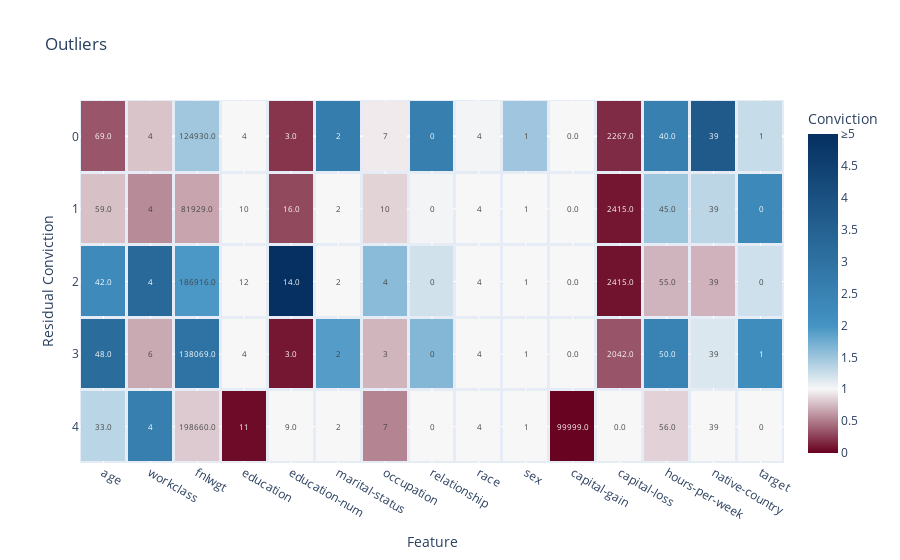

The notebook cell saved with this chart:
### Code cell
fig = plot_anomalies(outliers, case_feature_residual_convictions, title="Outliers", yaxis_title="Residual Conviction")
fig.show(width=1750, height=750)

### Figure 1 — Plotly figure (JSON) as saved in the notebook; plotly's stock layout.template omitted (floating-point values rounded to 4 significant figures)
{"data": [{"coloraxis": "coloraxis", "hovertemplate": "Conviction=%{z}", "name": "Outliers", "text": [["69.0", "4", "124930.0", "4", "3.0", "2", "7", "0", "4", "1", "0.0", "2267.0", "40.0", "39", "1", "0.047538061200035224", "164", "1fa29d55-96d0-4a65-a0bc-b98a590fd8c9", "177.2565959404029", "outlier"], ["59.0", "4", "81929.0", "10", "16.0", "2", "10", "0", "4", "1", "0.0", "2415.0", "45.0", "39", "0", "0.05123769413913581", "175", "1fa29d55-96d0-4a65-a0bc-b98a590fd8c9", "169.47900524005394", "outlier"], ["42.0", "4", "186916.0", "12", "14.0", "2", "4", "0", "4", "1", "0.0", "2415.0", "55.0", "39", "0", "0.06384317250620855", "768", "1fa29d55-96d0-4a65-a0bc-b98a590fd8c9", "141.8392722256048", "outlier"], ["48.0", "6", "138069.0", "4", "3.0", "2", "3", "0", "4", "1", "0.0", "2042.0", "50.0", "39", "1", "0.06715018763949228", "47", "1fa29d55-96d0-4a65-a0bc-b98a590fd8c9", "135.81707765604386", "outlier"], ["33.0", "4", "198660.0", "11", "9.0", "2", "7", "0", "4", "1", "99999.0", "0.0", "56.0", "39", "0", "0.069890649664686", "983", "1fa29d55-96d0-4a65-a0bc-b98a590fd8c9", "132.79929631247978", "outlier"]], "texttemplate": "%{text}", "type": "heatmap", "x": ["age", "workclass", "fnlwgt", "education", "education-num", "marital-status", "occupation", "relationship", "race", "sex", "capital-gain", "capital-loss", "hours-per-week", "native-country", "target"], "xgap": 3, "y": [0, 1, 2, 3, 4], "ygap": 3, "z": [[0.3473, 0.7938, 1.479, 1.0, 0.2134, 2.66, 0.9491, 2.611, 1.03, 1.487, 1.0, 0.176, 2.574, 3.72, 1.273], [0.7794, 0.5629, 0.6634, 1.0, 0.294, 1.0, 0.8527, 1.028, 1.0, 1.0, 1.0, 0.0884, 1.494, 1.327, 2.28], [2.241, 3.278, 1.957, 1.0, 13.01, 1.0, 1.605, 1.219, 1.0, 1.0, 1.0, 0.07176, 0.7297, 0.7202, 1.231], [3.195, 0.6825, 2.955, 1.0, 0.09458, 1.898, 0.7313, 1.637, 1.0, 1.0, 1.0, 0.3419, 2.471, 1.162, 2.189], [1.337, 2.611, 0.8172, 0.04378, 1.0, 1.0, 0.5337, 1.0, 1.0, 1.0, 0.01408, 1.0, 0.8519, 1.0, 1.0]]}], "layout": {"coloraxis": {"cmax": 5, "cmin": 0, "colorbar": {"ticktext": ["0", "0.5", "1", "1.5", "2", "2.5", "3", "3.5", "4", "4.5", "≥5"], "tickvals": [0, 0.5, 1, 1.5, 2, 2.5, 3, 3.5, 4, 4.5, 5], "title": {"text": "Conviction"}}, "colorscale": [[0, "rgb(103,0,31)"], [0.2, "rgb(247, 247, 247)"], [0.4, "rgb(67,147,195)"], [1, "rgb(5,48,97)"]]}, "title": {"text": "Outliers"}, "xaxis": {"anchor": "y", "domain": [0, 1], "title": {"text": "Feature"}}, "yaxis": {"anchor": "x", "autorange": "reversed", "domain": [0, 1], "title": {"text": "Residual Conviction"}}}}
